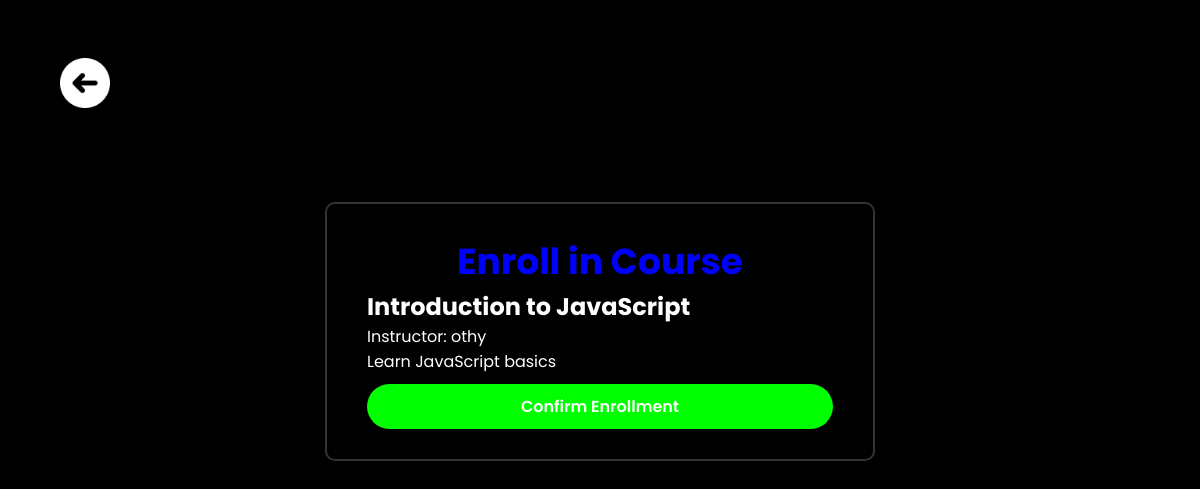
The page /src/Views/student/enroll.php?course_id=1 (signed in) on the database its author committed.
### tables this page shows
CREATE TABLE COURSES (
    id INT PRIMARY KEY AUTO_INCREMENT,
    title VARCHAR(200),
    description VARCHAR(200),
    content TEXT,
    category_id INT,
    user_id INT,
    FOREIGN KEY (user_id) REFERENCES USERS(id) ON DELETE CASCADE ON UPDATE CASCADE,
    FOREIGN KEY (category_id) REFERENCES CATEGORY(id) ON DELETE SET NULL ON UPDATE CASCADE
);

CREATE TABLE USERS (
    id INT PRIMARY KEY AUTO_INCREMENT,
    username VARCHAR(200),
    email VARCHAR(200) UNIQUE,
    password VARCHAR(200),
    role ENUM('Student', 'Teacher', 'Admin'),
    account_status ENUM('Not Activated', 'Activated', 'Suspended', 'Deleted')
);

### src/Controllers/EnrollmentController.php (called while the page is built, shortened)
<?php
class EnrollmentController {
    private $enrollmentModel;
    public function __construct($db = null) {
        if ($db === null) {
            $db = new DatabaseConnexion();
        }
        $this->enrollmentModel = new CourseEnrollment($db);
    }
    public function getCourseDetails($courseId) {
        $course = $this->enrollmentModel->getCourseDetails($courseId);
        return [
            'id' => $course['id'],
            'title' => $course['title'],
            'instructor' => $course['instructor_name'],
            'description' => $course['description'] ?? null,
        ];
    }
}

### src/Models/CourseEnrollment.php (called while the page is built, shortened)
<?php
class CourseEnrollment {
    private $connexion;
    public function __construct() {
        $db = new DatabaseConnexion();
        $this->connexion = $db->connect();
    }
    public function getCourseDetails($courseId) {
        $query = "SELECT c.*, u.username as instructor_name
                 FROM COURSES c
                 LEFT JOIN USERS u ON c.user_id = u.id
                 WHERE c.id = :course_id";
        $stmt = $this->connexion->prepare($query);
        $stmt->bindParam(':course_id', $courseId, PDO::PARAM_INT);
        $stmt->execute();
        return $stmt->fetch(PDO::FETCH_ASSOC);
    }
}

### src/Config/DatabaseConnexion.php (called while the page is built, shortened)
<?php
class DatabaseConnexion{
    public function connect()
    {
        $dotenv = Dotenv::createImmutable(__DIR__);
        try {
            $this->connexion = new PDO("mysql:host=".$_ENV["LOCALHOST"].";dbname=".$_ENV["DATABASE"],$_ENV["USER"],$_ENV["USER_PASSWORD"]);
            return $this->connexion;
        } catch (PDOException $th) {
            die("connexion faild".$th->getMessage());
        }
    }
}

### src/Views/Student/enroll.php (the view, shortened to what this page needs)
<?php
$enrollmentController = new EnrollmentController();
$course = null;
if (isset($_GET['course_id'])) {
    $courseId = filter_var($_GET['course_id'], FILTER_VALIDATE_INT);
    if ($courseId === false) {
        $error = "Invalid course ID.";
    } else {
        $course = $enrollmentController->getCourseDetails($courseId);
    }
}
?>
<!DOCTYPE html>
<html lang="en">
<head>
    <link href='https://unpkg.com/boxicons@2.1.4/css/boxicons.min.css' rel='stylesheet'>
    <link rel="stylesheet" href="../../../assets/styles/addform.css">
</head>
<body>
    <a href="./index.php">
        <img src="../../../assets/media/image/fleche-gauche.png" alt="return" class="return-icon">
    </a>
    <div class="container">
    <?php if ($course): ?>
        <form method="POST" action="">
            <h1>Enroll in Course</h1>
            <div class="course-details">
                <h2><?= htmlspecialchars($course['title']) ?></h2>
                <?php if (isset($course['instructor'])): ?>
                    <p>Instructor: <?= htmlspecialchars($course['instructor']) ?></p>
                <?php endif; ?>
                <?php if (isset($course['description'])): ?>
                    <p><?= htmlspecialchars($course['description']) ?></p>
                <?php endif; ?>
            </div>
            <div class="button-group">
                <button type="submit" class="btn btn-primary" name="submit-btn">Confirm Enrollment</button>
            </div>
        </form>
    <?php endif; ?>
</div>
</body>
</html>

### assets/styles/addform.css (style rules this page uses)
* { margin: 0; padding: 0; box-sizing: border-box; font-family: "Poppins", sans-serif; }
body { display: flex; justify-content: center; align-items: center; min-height: 120vh; background-color: black; }
.container { width: 550px; max-height: 130vh; overflow: auto; background: transparent; border: 2px solid rgba(255, 255, 255, .2); margin: 10px ; backdrop-filter: blur(20px); box-shadow: 0 0 10px rgba(0, 0, 0, .2); color: #fff; border-radius: 10px; padding: 30px 40px; min-height: 80vh; background-color: black; overflow: hidden; }
.container { scrollbar-width: none; }
.container h1 { font-size: 36px; text-align: center; color: blue; }
.container .btn { width: 100%; height: 45px; background: rgb(0, 255, 0); border: none; outline: none; border-radius: 40px; box-shadow: 0 0 10px rgba(0, 0, 0, .1); cursor: pointer; font-size: 16px; color: white; font-weight: 600; margin-top: 10px; }
.return-icon { width: 50px; height: 50px; position: absolute; top: 6%; left: 5%; }

### src/Views/Student/enroll.php (style rules this page uses)
.container { width: 550px; max-height: 130vh; position: absolute; top : 20%; overflow: auto; background: transparent; border: 2px solid rgba(255, 255, 255, .2); margin: 10px ; backdrop-filter: blur(20px); box-shadow: 0 0 10px rgba(0, 0, 0, .2); color: #fff; border-radius: 10px; padding: 30px 40px; min-height: 25vh; background-color: black; overflow: hidden; }

### rows shown on the page
courses: title "Introduction to JavaScript", user.username "othy", description "Learn JavaScript basics"
